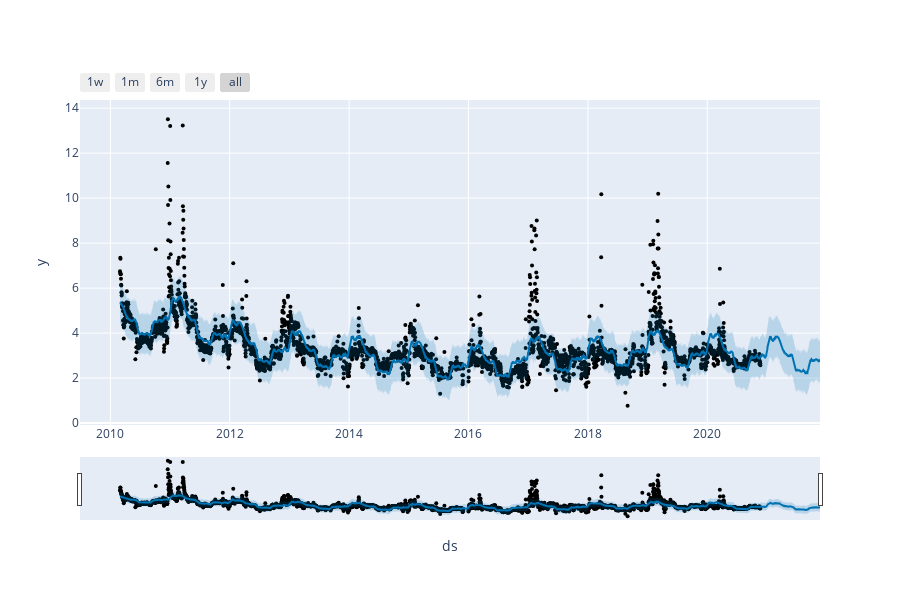

The notebook cell this image was saved under:
### Code cell
# Fancy plot
import plotly.offline as pyo
from fbprophet.plot import plot_plotly

fig1 = plot_plotly(m, forecast)  # This returns a plotly Figure
pyo.iplot(fig1)

### Figure 1 — Plotly figure (JSON) as saved in the notebook; plotly's stock layout.template omitted (floating-point values rounded to 4 significant figures; data arrays with more than 128 entries replaced by an {"elided": "..."} marker saying what was removed)
{"data": [{"marker": {"color": "black", "size": 4}, "mode": "markers", "name": "Actual", "type": "scatter", "x": {"elided": "3886 str values"}, "y": {"elided": "3886 float values"}}, {"hoverinfo": "skip", "line": {"width": 0}, "mode": "lines", "type": "scatter", "x": {"elided": "4284 str values"}, "y": {"elided": "4284 float values"}}, {"fill": "tonexty", "fillcolor": "rgba(0, 114, 178, 0.2)", "line": {"color": "#0072B2", "width": 2}, "mode": "lines", "name": "Predicted", "type": "scatter", "x": {"elided": "4284 str values"}, "y": {"elided": "4284 float values"}}, {"fill": "tonexty", "fillcolor": "rgba(0, 114, 178, 0.2)", "hoverinfo": "skip", "line": {"width": 0}, "mode": "lines", "type": "scatter", "x": {"elided": "4284 str values"}, "y": {"elided": "4284 float values"}}], "layout": {"height": 600, "showlegend": false, "width": 900, "xaxis": {"rangeselector": {"buttons": [{"count": 7, "label": "1w", "step": "day", "stepmode": "backward"}, {"count": 1, "label": "1m", "step": "month", "stepmode": "backward"}, {"count": 6, "label": "6m", "step": "month", "stepmode": "backward"}, {"count": 1, "label": "1y", "step": "year", "stepmode": "backward"}, {"step": "all"}]}, "rangeslider": {"visible": true}, "title": {"text": "ds"}, "type": "date"}, "yaxis": {"title": {"text": "y"}}}}
